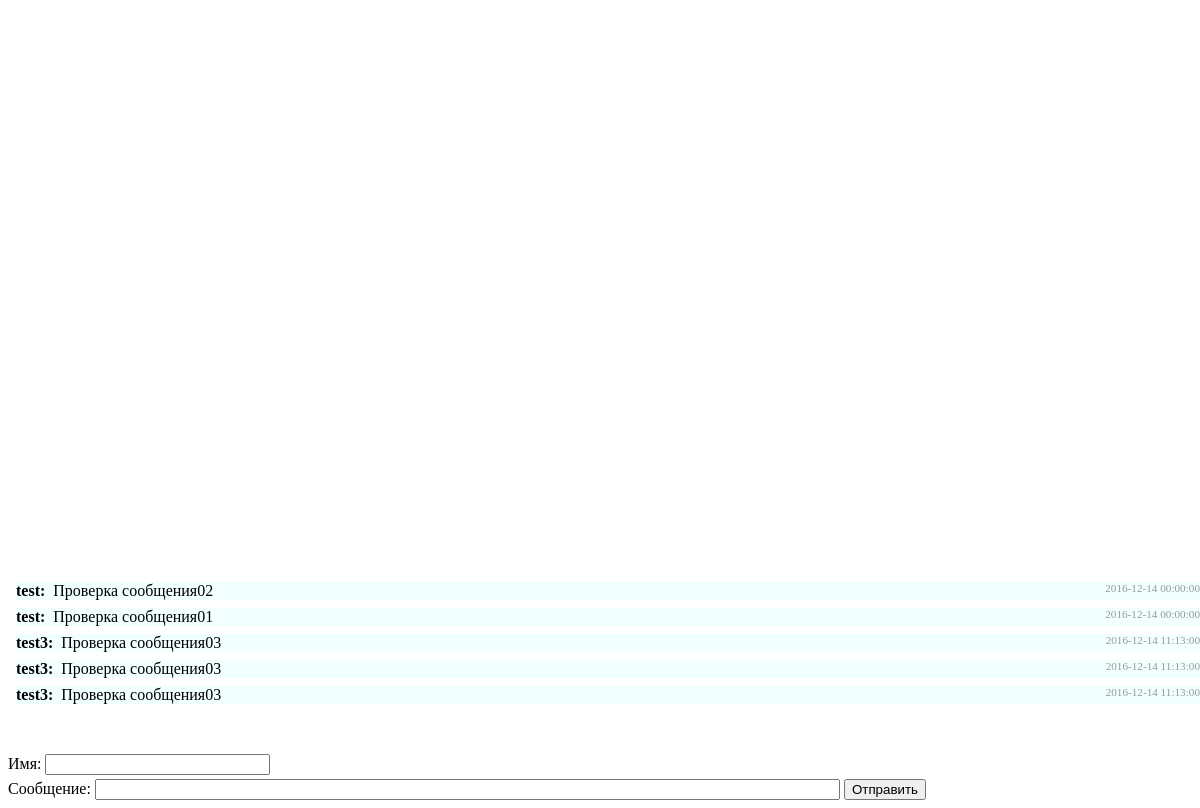
The page / on the database its author committed.
### tables this page shows
CREATE TABLE IF NOT EXISTS `messages_oop` (
`id_msg` int(7) NOT NULL,
  `date_msg` datetime NOT NULL,
  `user` varchar(32) NOT NULL,
  `message` varchar(256) NOT NULL
);

### lib/mChat.php (called while the page is built, shortened)
<?php
class mChat {
		private $messages;
		public function __construct($messages){
		$this->messages = $messages;
	}
	public function show(){
		$htmlMessages = new mTemplate('templates/messages.php', array('messages'=> $this->messages->get()));
		$htmlSend = new mTemplate('templates/send.php');
		$htmlPopup = new mTemplate('templates/popup.php');
		$htmlAll = new mTemplate('templates/main.php', array('templateMessages' => $htmlMessages->get(), 'templateSend' => $htmlSend->get(), 'templatePopup' => $htmlPopup->get()));
	}
}
?>

### index.php (called while the page is built, shortened)
<?php
$obj = new controllers\cMain;
$obj->request();
?>

### lib/mMySQL.php (called while the page is built, shortened)
<?php
class mMySQL{
	private $dbHost;
	private $dbName;
	private $dbLogin;
	private $dbPass;
	public function __construct($host, $name, $login, $pass, $charset = 'utf8'){
		$this->dbHost = $host;
		$this->dbName = $name;
		$this->dbLogin = $login;
		$this->dbPass = $pass;
		$this->dbCharset = $charset;
	}
	public function request($query){
		$mysqli = new mysqli($this->dbHost, $this->dbName, $this->dbLogin, $this->dbPass);
		if ($mysqli->connect_errno)
			die ("Ошибка соединения:$mysqli->connect_errno!<br> Host:$this->dbHost<br> DB:$this->dbName<br> Login: $this->dbLogin");
		else{
			$mysqli->set_charset($this->dbCharset);
			$result = $mysqli->query($query);
			return $result;
		}
	}
}
?>

### lib/mMessagesCheck.php (called while the page is built, shortened)
<?php
class mMessages implements iMessages{
	public function __construct($post){
		$dbConfig = new mConfigIni('config/db.ini');
		$this->my = new mMySQL($dbConfig->host, $dbConfig->db, $dbConfig->login, $dbConfig->pass);
	}
	public function get(){
		$query = "SELECT  * FROM `messages_oop`  ORDER BY `date_msg` DESC LIMIT 50;";
		$res = $this->my->request($query);
		while ($record = $res->fetch_assoc()){
			$arr[] = $record;
		}
		return array_reverse($arr);
	}
}
class mMessagesCheck implements iMessages{
	private $post;
	public function __construct($post){
		$this->post = $post;
	}
	public function get(){
		$real = new mMessages($this->post);
		return $real->get();
	}
}
?>

### templates/messages.php (the view, shortened to what this page needs)
<div id="messages">
	<?foreach($messages as $message):?>
		<div class="message" data-msg_num="<?=$message['id_msg'];?>">
			<div class="message__user"><?=$message['user'];?></div>
			<div class="message__time"><?=$message['date_msg'];?></div>
			<div class="message__text"><?=$message['message'];?></div>
		</div>
	<?endforeach;?>
</div>

### templates/send.php (shortened to what this page needs)
<div id="send">
	<form action="index.php" method="POST"  name="send">
		Имя: <input name="user" type="textarea" size="25"><br>
		Сообщение: <input name="message" type="textarea" size="90">
		<button type="submit">Отправить</button>
	</form>
</div>

### templates/main.php (shortened to what this page needs)
<!doctype html>
<html lang="en">
<head>
	<link rel="stylesheet" href="css/style.css">
</head>
<body>
	<div id="wrapper">
		<?=$templateMessages?><?="\n"?>
		<?=$templateSend?>
	</div>
</body>
</html>

### controllers/cMain.php (shortened to what this page needs)
<?php
class cMain{
	public function request(){
		if(!$_POST){
			$messages = new \lib\mMessagesCheck(null);
			$chat = new \lib\mChat($messages);
			$chat->show();
		}
		else {
			$messages = new \lib\mMessagesCheck($_POST);
			if (array_key_exists('transmit', $_POST))
				$messages->add();
			if (array_key_exists('receive', $_POST))
				$messages->showJson();
		}
	}
}
?>

### lib/mTemplate.php (shortened to what this page needs)
<?php
class mTemplate {
	private $html;
	public function __construct($file, $var = array()){
			include $file;
		$this->html = ob_get_clean();
	}
	public function show(){
		echo $this->html;
	}
}
?>

### css/style.css (style rules this page uses)
html, body { height:100%; overflow:hidden; }
#wrapper { height: 100%; width:100%; }
#messages { position:fixed; bottom: 6em; width:100%; }
#send { position:fixed; bottom:0.5em; }
#send input { margin-top:0.3em; }
.message { background-color:#f1ffff; margin: .5em; }
.message__text { margin-left:1em; }
.message__user { font-weight: bold; float:left; padding-right: .5em; }
.message__user:after { content: ":"; }
.message__time { float:left; font-size: 0.7em; color: #999; float: right; padding-left: 2em; }

### rows shown on the page
messages_oop: user "test", date_msg "2016-12-14 00:00:00", message "Проверка сообщения02"
messages_oop: user "test", date_msg "2016-12-14 00:00:00", message "Проверка сообщения01"
messages_oop: user "test3", date_msg "2016-12-14 11:13:00", message "Проверка сообщения03"
messages_oop: user "test3", date_msg "2016-12-14 11:13:00", message "Проверка сообщения03"
messages_oop: user "test3", date_msg "2016-12-14 11:13:00", message "Проверка сообщения03"
